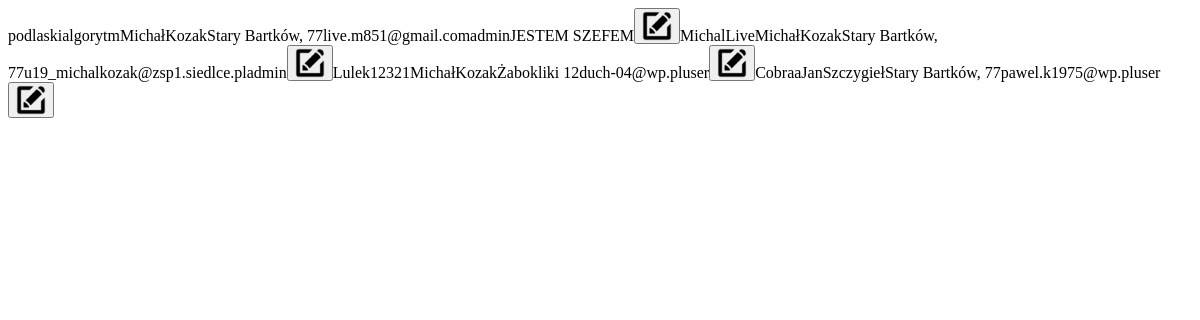
Before: /admin_pages/getData/get-clients.php with the older database file.
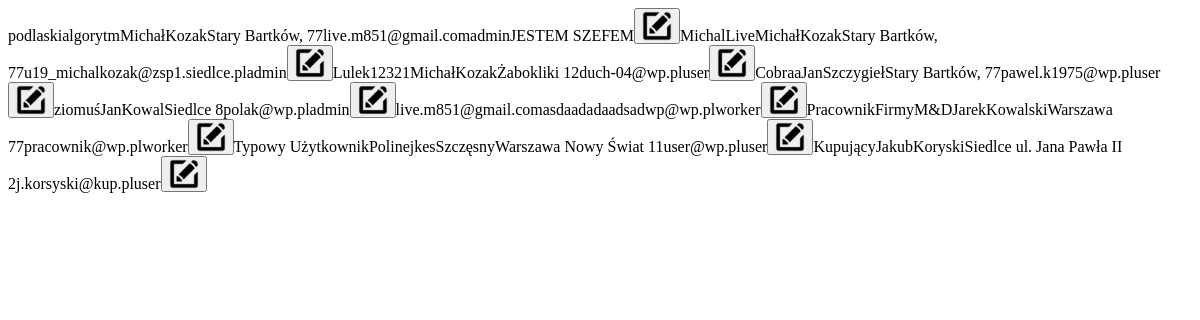
After: the same page with the newer database file.
### tables this page shows
CREATE TABLE `user` (
  `ID_USER` int(11) NOT NULL,
  `username` varchar(255) NOT NULL,
  `imie` varchar(255) NOT NULL,
  `nazwisko` varchar(255) NOT NULL,
  `adres` varchar(255) NOT NULL,
  `email` varchar(255) NOT NULL,
  `haslo` varchar(255) NOT NULL,
  `typ` varchar(255) NOT NULL DEFAULT 'user',
  `notatka` text NOT NULL,
  `reset_token_hash` varchar(64) DEFAULT NULL,
  `reset_token_expires_at` datetime DEFAULT NULL
);

### admin_pages/getData/get-clients.php (the view, shortened to what this page needs)
<?php
require_once '../../config.php';
try {
    $pdo = new PDO('mysql:host='.$hostname.';dbname='.$database, $login, $password);
    $pdo->query('SET NAMES utf8');
} catch (PDOException $e) {
    echo 'Połączenie nie mogło zostać utworzone: ' . $e->getMessage();
    exit();
}
$stmt = $pdo->query('SELECT * FROM user');
$html = '';
foreach ($stmt as $row){
    $html .=  '<tr>';
    $html .=  '<td>' . $row['username'] . '</td>';
    $html .=  '<td>' . $row['imie'] . '</td>';
    $html .=  '<td>' . $row['nazwisko'] . '</td>';
    $html .=  '<td>' . $row['adres'] . '</td>';
    $html .=  '<td>' . $row['email'] . '</td>';
    $html .=  '<td>' . $row['typ'] . '</td>';
    $html .=  '<td>' . $row['notatka'] . '</td>';
    $html .=  '<td><button class="edit edit-user" data-id="'.$row['ID_USER'].'"><img src="../../images/edit.png" style="width: 30px" alt=""></button></td>';
    $html .=  '</tr>';
}
echo $html;
?>
<!DOCTYPE html>
<html lang="en">
<head>
</head>
<body>
</body>
</html>

Changed rows visible on the page:
added user: username "ziomuś", imie "Jan", nazwisko "Kowal", adres "Siedlce 8", email "polak@wp.pl", typ "admin"
added user: username "live.m851@gmail.com", imie "asda", nazwisko "adada", adres "adsad", email "wp@wp.pl", typ "worker"
added user: username "PracownikFirmyM&D", imie "Jarek", nazwisko "Kowalski", adres "Warszawa 77", email "pracownik@wp.pl", typ "worker"
added user: username "Typowy Użytkownik", imie "Polinejkes", nazwisko "Szczęsny", adres "Warszawa Nowy Świat 11", email "user@wp.pl", typ "user"
added user: username "Kupujący", imie "Jakub", nazwisko "Koryski", adres "Siedlce ul. Jana Pawła II 2", email "j.korsyski@kup.pl", typ "user"
